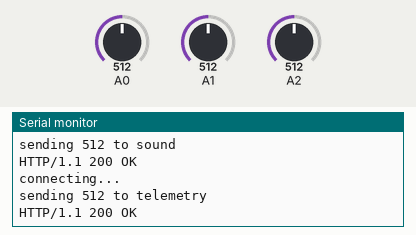
This sketch was run on a simulated Arduino Uno, built with avr-gcc and run on an emulated ATmega328P. Shown: the last lines printed to the serial monitor. The inputs (shaded band) are chosen by the test bench; at power-on: A0 = 512, A1 = 512, A2 = 512. WiFi joins after 1.5 s; servers stay silent unless stated; uploads are accepted with an empty reply.

Above: at 3.7 s.
3.8 s: A0 set to 716
At 4.48 s:
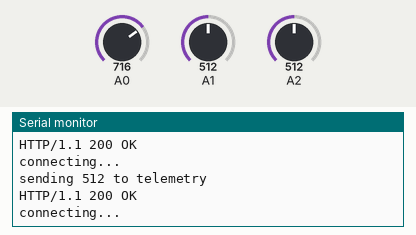
6.2 s: A1 set to 716
At 6.57 s:
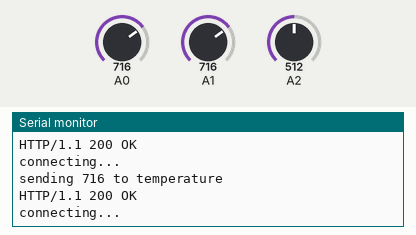
8.6 s: A2 set to 716
At 10.9 s:
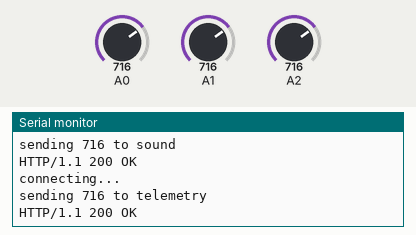
11.0 s: A0 set to 900
At 11.75 s:
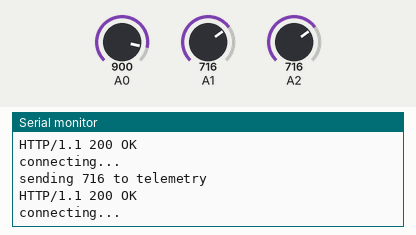
13.4 s: A1 set to 900
At 13.85 s:
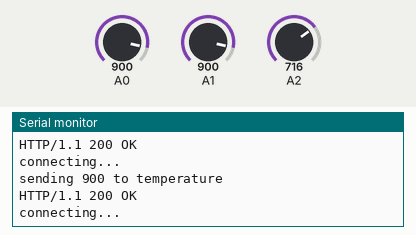
19.1 s: A2 set to 900
At 20.5 s:
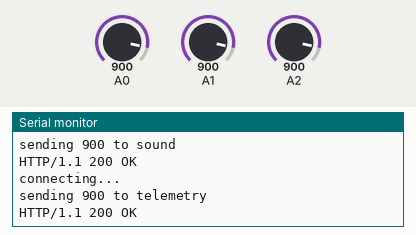
Timing chart, 0 to 22.1 s (numbered marks = the images above; inputs shaded):
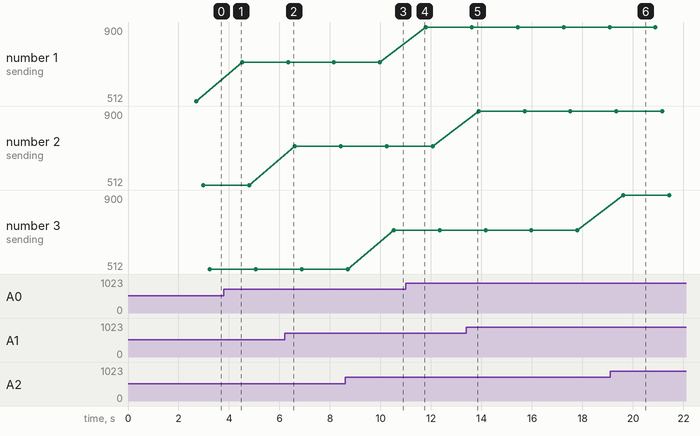

The sketch:

multi_sensor.ino
```cpp
/*
** This code is fork from Thomas Conté's Blog :
** See the original article here: http://hypernephelist.com/2014/07/11/arduino-uno-azure-mobile-services.html
**
** Antoine Deloume, Alexandre Ghiazza, Victor Solevic
** CSULB 2015
*/

#include <SPI.h>
#include <Ethernet.h>

byte mac[] = { 0xDC, 0xAB, 0xBA, 0xE9, 0xF8, 0x7D };      // CHANGE THIS
const char *server = "arduino-uno-test.azure-mobile.net"; // CHANGE THIS
const char *table_name1 = "temperature";  // A0
const char *table_name2 = "sound";        // A1
const char *table_name3 = "telemetry";    // A2
const char *ams_key = "FTlxxxxIvTdWxxxxxxICXIxxxxxx94";   // CHANGE THIS

EthernetClient client;
char buffer[64];

/*
** Send an HTTP POST request to the Azure Mobile Service data API
*/

void send_request(int value, const char *table_name)
{
  Serial.println("\nconnecting...");

  if (client.connect(server, 80)) {

    Serial.print("sending ");
    Serial.print(value);
    Serial.print(" to ");
    Serial.println(table_name);


    // POST URI
    sprintf(buffer, "POST /tables/%s HTTP/1.1", table_name);
    client.println(buffer);

    // Host header
    sprintf(buffer, "Host: %s", server);
    client.println(buffer);

    // Azure Mobile Services application key
    sprintf(buffer, "X-ZUMO-APPLICATION: %s", ams_key);
    client.println(buffer);

    // JSON content type
    client.println("Content-Type: application/json");

    // POST body
    sprintf(buffer, "{\"value\": %d}", value);

    // Content length
    client.print("Content-Length: ");
    client.println(strlen(buffer));

    // End of headers
    client.println();

    // Request body
    client.println(buffer);

  } else {
    Serial.println("connection failed");
  }
}

/*
** Wait for response
*/

void wait_response()
{
  while (!client.available()) {
    if (!client.connected()) {
      return;
    }
  }
}

/*
** Read the response and dump to serial
*/

void read_response()
{
  bool print = true;

  while (client.available()) {
    char c = client.read();
    // Print only until the first carriage return
    if (c == '\n')
      print = false;
    if (print)
      Serial.print(c);
  }
}

/*
** Close the connection
*/

void end_request()
{
  client.stop();
}

/*
** Arduino Setup
*/

void setup()
{
  Serial.begin(9600);
  while (!Serial) {
    ; // wait for serial port to connect.
  }

  Serial.println("ethernet");

  if (Ethernet.begin(mac) == 0) {
    Serial.println("ethernet failed");
    for (;;) ;
  }
  // give the Ethernet shield a second to initialize:
  delay(1000);
}

/*
** Arduino Loop
*/

void loop()
{
  digitalWrite(7, HIGH);

  // temperature
  int val1 = analogRead(A0);
  send_request(val1, table_name1);
  wait_response();
  read_response();
  end_request();

  // sound
  int val2 = analogRead(A1);
  send_request(val2, table_name2);
  wait_response();
  read_response();
  end_request();

  // telemetry
  int val3 = analogRead(A2);
  send_request(val3, table_name3);
  wait_response();
  read_response();
  end_request();

  Serial.println("   ");
  digitalWrite(7, LOW);
  delay(1000);
}
```

Measured:
- after the input at 8.6 s, the serial monitor: prints a new line after 1.9 s (image 3)
- after the input at 19.1 s, the serial monitor: prints a new line after 0.52 s (image 6)
- plotted number 1: 512 → 716 after the input at 3.8 s, 716 → 900 after the input at 11.0 s
